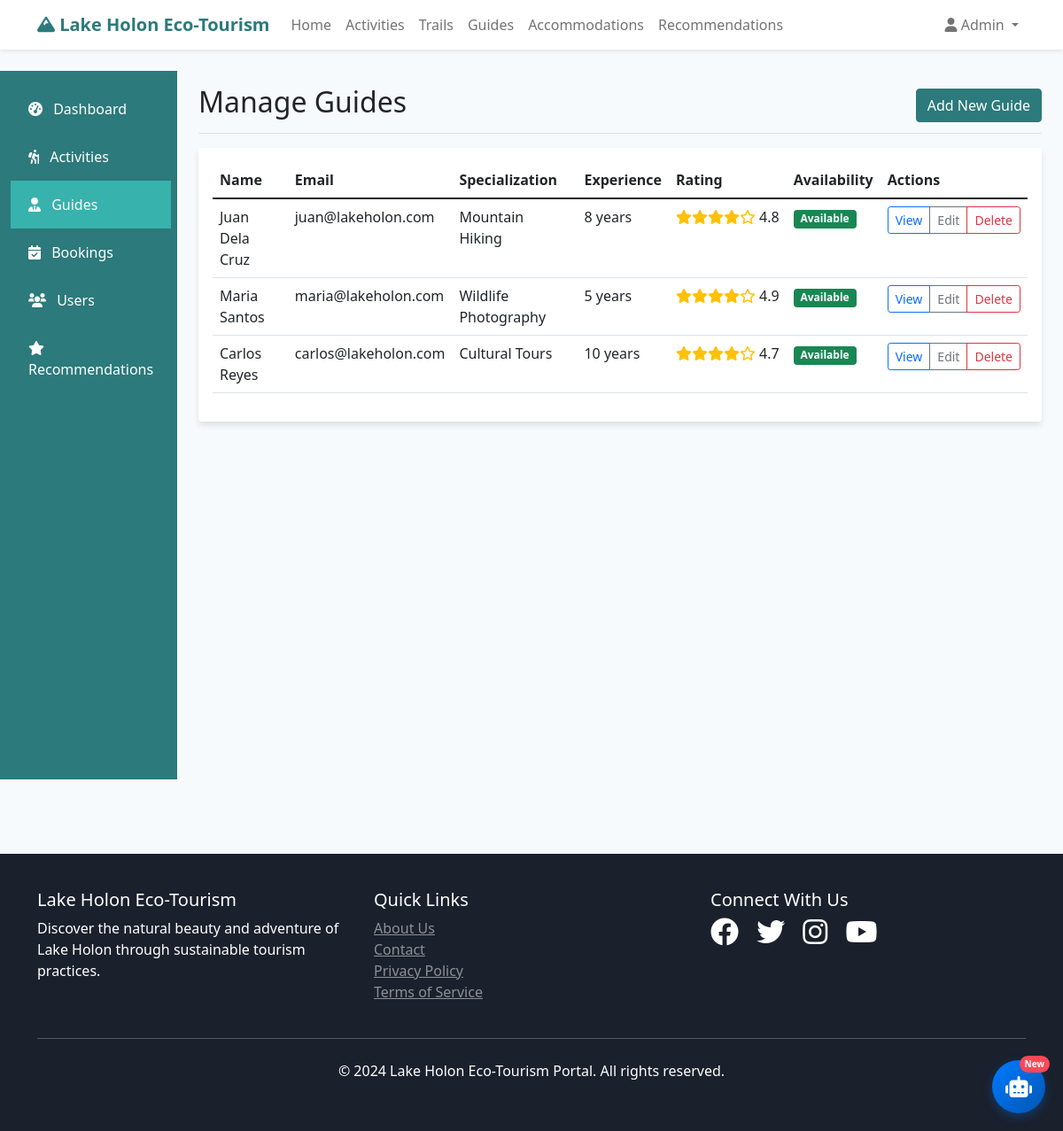
The app's page /admin/guides (signed in) with its own data.
### app/models.py (models this page shows, shortened)
class User(UserMixin, db.Model):
    id = db.Column(db.Integer, primary_key=True)
    username = db.Column(db.String(80), unique=True, nullable=False)
    email = db.Column(db.String(120), unique=True, nullable=False)
    password_hash = db.Column(db.String(128))
    first_name = db.Column(db.String(50), nullable=False)
    last_name = db.Column(db.String(50), nullable=False)
    phone = db.Column(db.String(20))
    is_admin = db.Column(db.Boolean, default=False)
    created_at = db.Column(db.DateTime, default=datetime.utcnow)
    bookings = db.relationship('Booking', backref='user', lazy=True)
    reviews = db.relationship('Review', backref='user', lazy=True)

class Guide(db.Model):
    id = db.Column(db.Integer, primary_key=True)
    name = db.Column(db.String(100), nullable=False)
    email = db.Column(db.String(120), unique=True, nullable=False)
    phone = db.Column(db.String(20), nullable=False)
    specialization = db.Column(db.String(100), nullable=False)
    experience_years = db.Column(db.Integer, nullable=False)
    bio = db.Column(db.Text)
    image_url = db.Column(db.String(200))
    is_available = db.Column(db.Boolean, default=True)
    rating = db.Column(db.Float, default=0.0)
    created_at = db.Column(db.DateTime, default=datetime.utcnow)
    bookings = db.relationship('Booking', backref='guide', lazy=True)

### app/admin/routes.py (the view)
@bp.route('/guides')
@login_required
@admin_required
def manage_guides():
    page = request.args.get('page', 1, type=int)
    guides = Guide.query.paginate(
        page=page, per_page=10, error_out=False
    )
    return render_template('admin/manage_guides.html', guides=guides)

### app/admin/routes.py (called while the page is built)
def admin_required(f):
    @wraps(f)
    def decorated_function(*args, **kwargs):
        if not current_user.is_authenticated or not current_user.is_admin:
            flash('Admin access required.', 'danger')
            return redirect(url_for('main.index'))
        return f(*args, **kwargs)
    return decorated_function

### app/templates/admin/manage_guides.html (shortened to what this page needs)
{% extends "base.html" %}
{% block content %}
<div class="container-fluid py-4">
    <div class="row">
        <div class="col-md-3 col-lg-2 d-md-block admin-sidebar collapse">
            <div class="position-sticky pt-3">
                <ul class="nav flex-column">
                    <li class="nav-item">
                        <a class="nav-link" href="{{ url_for('admin.dashboard') }}">
                            <i class="fas fa-tachometer-alt me-2"></i> Dashboard
                        </a>
                    </li>
                    <li class="nav-item">
                        <a class="nav-link" href="{{ url_for('admin.manage_activities') }}">
                            <i class="fas fa-hiking me-2"></i> Activities
                        </a>
                    </li>
                    <li class="nav-item">
                        <a class="nav-link active" href="{{ url_for('admin.manage_guides') }}">
                            <i class="fas fa-user-tie me-2"></i> Guides
                        </a>
                    </li>
                    <li class="nav-item">
                        <a class="nav-link" href="{{ url_for('admin.manage_bookings') }}">
                            <i class="fas fa-calendar-check me-2"></i> Bookings
                        </a>
                    </li>
                    <li class="nav-item">
                        <a class="nav-link" href="{{ url_for('admin.manage_users') }}">
                            <i class="fas fa-users me-2"></i> Users
                        </a>
                    </li>
                    <li class="nav-item">
                        <a class="nav-link" href="{{ url_for('admin.manage_recommendations') }}">
                            <i class="fas fa-star me-2"></i> Recommendations
                        </a>
                    </li>
                </ul>
            </div>
        </div>
        <div class="col-md-9 ms-sm-auto col-lg-10 px-md-4">
            <div class="d-flex justify-content-between flex-wrap flex-md-nowrap align-items-center pt-3 pb-2 mb-3 border-bottom">
                <h1 class="h2">Manage Guides</h1>
                <a href="{{ url_for('admin.create_guide') }}" class="btn btn-primary">Add New Guide</a>
            </div>
            <div class="card">
                <div class="card-body">
                    {% if guides.items %}
                        <div class="table-responsive">
                            <table class="table table-hover">
                                <thead>
                                    <tr>
                                            <th>Name</th>
                                            <th>Email</th>
                                            <th>Specialization</th>
                                            <th>Experience</th>
                                            <th>Rating</th>
                                            <th>Availability</th>
                                            <th>Actions</th>
                                        </tr>
                                    </thead>
                                <tbody>
                                    {% for guide in guides.items %}
                                    <tr>
                                            <td>{{ guide.name }}</td>
                                            <td>{{ guide.email }}</td>
                                            <td>{{ guide.specialization }}</td>
                                            <td>{{ guide.experience_years }} years</td>
                                            <td>
                                                <div class="d-flex align-items-center">
                                                    {% for i in range(guide.rating|int) %}
                                                    <i class="fas fa-star text-warning"></i>
                                                    {% endfor %}
                                                    {% if guide.rating < 5 %}
                                                        {% for i in range(5 - guide.rating|int) %}
                                                        <i class="far fa-star text-warning"></i>
                                                        {% endfor %}
                                                    {% endif %}
                                                    <span class="ms-1">{{ guide.rating }}</span>
                                                </div>
                                            </td>
                                            <td>
                                                {% if guide.is_available %}
                                                <span class="badge bg-success">Available</span>
                                                {% else %}
                                                <span class="badge bg-warning">Unavailable</span>
                                                {% endif %}
                                            </td>
                                            <td>
                                                <div class="btn-group" role="group">
                                                    <a href="{{ url_for('main.guide_detail', id=guide.id) }}" class="btn btn-sm btn-outline-primary">View</a>
                                                    <a href="{{ url_for('admin.edit_guide', id=guide.id) }}" class="btn btn-sm btn-outline-secondary">Edit</a>
                                                    <a href="{{ url_for('admin.delete_guide', id=guide.id) }}" class="btn btn-sm btn-outline-danger" onclick="return confirm('Are you sure you want to delete this guide?')">Delete</a>
                                                </div>
                                            </td>
                                        </tr>
                                    {% endfor %}
                                </tbody>
                            </table>
                        </div>
                    {% else %}
                        <p class="text-muted">No guides found.</p>
                        <a href="{{ url_for('admin.create_guide') }}" class="btn btn-primary">Add First Guide</a>
                    {% endif %}
                </div>
            </div>
        </div>
    </div>
</div>
{% endblock %}

### app/templates/base.html (shortened to what this page needs)
<!DOCTYPE html>
<html lang="en">
<head>
    <link href="https://cdn.jsdelivr.net/npm/bootstrap@5.1.3/dist/css/bootstrap.min.css" rel="stylesheet">
    <link href="https://cdnjs.cloudflare.com/ajax/libs/font-awesome/6.0.0/css/all.min.css" rel="stylesheet">
</head>
<body>
    <nav class="navbar navbar-expand-lg navbar-light bg-white shadow-sm">
        <div class="container">
            <a class="navbar-brand" href="{{ url_for('main.index') }}">
                <i class="fas fa-mountain"></i> Lake Holon Eco-Tourism
            </a>
            <div class="collapse navbar-collapse" id="navbarNav">
                <ul class="navbar-nav me-auto">
                    <li class="nav-item">
                        <a class="nav-link" href="{{ url_for('main.index') }}">Home</a>
                    </li>
                    <li class="nav-item">
                        <a class="nav-link" href="{{ url_for('main.activities') }}">Activities</a>
                    </li>
                    <li class="nav-item">
                        <a class="nav-link" href="{{ url_for('main.trails') }}">Trails</a>
                    </li>
                    <li class="nav-item">
                        <a class="nav-link" href="{{ url_for('main.guides') }}">Guides</a>
                    </li>
                    <li class="nav-item">
                        <a class="nav-link" href="{{ url_for('main.accommodations') }}">Accommodations</a>
                    </li>
                    <li class="nav-item">
                        <a class="nav-link" href="{{ url_for('recommendations.get_recommendations') }}">Recommendations</a>
                    </li>
                </ul>
                <ul class="navbar-nav">
                    {% if current_user.is_authenticated %}
                        <li class="nav-item dropdown">
                            <a class="nav-link dropdown-toggle" href="#" id="navbarDropdown" role="button" data-bs-toggle="dropdown">
                                <i class="fas fa-user"></i> {{ current_user.first_name }}
                            </a>
                        </li>
                    {% endif %}
                </ul>
            </div>
        </div>
    </nav>
    <main>
        {% block content %}{% endblock %}
    </main>
    <footer class="footer">
        <div class="container">
            <div class="row">
                <div class="col-md-4">
                    <h5>Lake Holon Eco-Tourism</h5>
                    <p>Discover the natural beauty and adventure of Lake Holon through sustainable tourism practices.</p>
                </div>
                <div class="col-md-4">
                    <h5>Quick Links</h5>
                    <ul class="list-unstyled">
                        <li><a href="{{ url_for('main.about') }}" class="text-white-50">About Us</a></li>
                        <li><a href="{{ url_for('main.contact') }}" class="text-white-50">Contact</a></li>
                        <li><a href="#" class="text-white-50">Privacy Policy</a></li>
                        <li><a href="#" class="text-white-50">Terms of Service</a></li>
                    </ul>
                </div>
                <div class="col-md-4">
                    <h5>Connect With Us</h5>
                    <div>
                        <a href="#" class="text-white me-3"><i class="fab fa-facebook fa-2x"></i></a>
                        <a href="#" class="text-white me-3"><i class="fab fa-twitter fa-2x"></i></a>
                        <a href="#" class="text-white me-3"><i class="fab fa-instagram fa-2x"></i></a>
                        <a href="#" class="text-white"><i class="fab fa-youtube fa-2x"></i></a>
                    </div>
                </div>
            </div>
            <hr class="my-4 bg-white">
            <div class="text-center">
                <p>&copy; 2024 Lake Holon Eco-Tourism Portal. All rights reserved.</p>
            </div>
        </div>
    </footer>
{% if current_user.is_authenticated %}
<div class="floating-chat-btn" onclick="openChat()">
    <i class="fas fa-robot"></i>
    <span class="chat-badge">New</span>
</div>
{% endif %}
</body>
</html>

### app/templates/base.html (style rules this page uses)
:root { --primary-color: #2c7a7b; --secondary-color: #38b2ac; --accent-color: #81e6d9; --dark-color: #1a202c; --light-color: #f7fafc; }
body { font-family: 'Segoe UI', Tahoma, Geneva, Verdana, sans-serif; background-color: var(--light-color); }
.navbar-brand { font-weight: bold; color: var(--primary-color) !important; }
.btn-primary { background-color: var(--primary-color); border-color: var(--primary-color); }
.card { border: none; box-shadow: 0 4px 6px rgba(0, 0, 0, 0.1); transition: transform 0.3s ease, box-shadow 0.3s ease; }
.footer { background-color: var(--dark-color); color: white; padding: 40px 0; margin-top: 60px; }
.admin-sidebar { background-color: var(--primary-color); min-height: 100vh; }
.admin-sidebar .nav-link { color: white; padding: 15px 20px; border-radius: 0; }
.admin-sidebar .nav-link.active { background-color: var(--secondary-color); }

### records on screen
User: first_name "Admin"
Guide: name "Juan Dela Cruz", email "juan@lakeholon.com", specialization "Mountain Hiking", experience_years "8", rating "4.8", is_available "Available"
Guide: name "Maria Santos", email "maria@lakeholon.com", specialization "Wildlife Photography", experience_years "5", rating "4.9", is_available "Available"
Guide: name "Carlos Reyes", email "carlos@lakeholon.com", specialization "Cultural Tours", experience_years "10", rating "4.7", is_available "Available"
